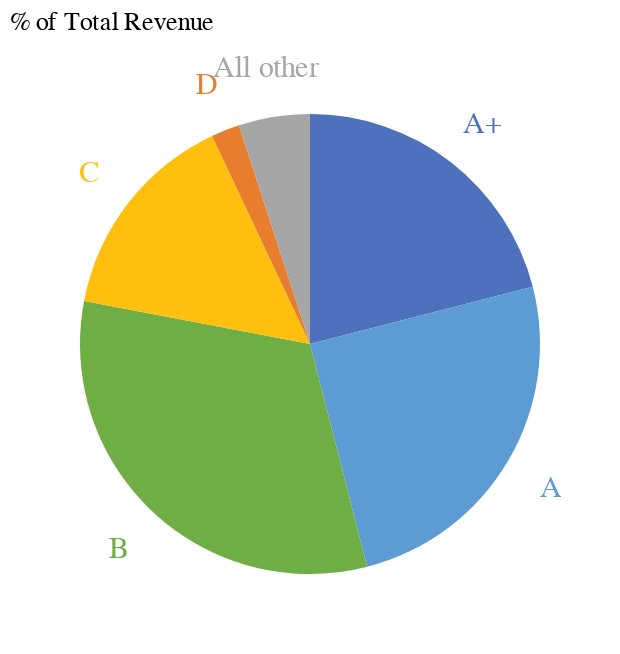

Notebook code cell kept with this figure:
### Markdown cell above
The pie chart above can now be easily modified to represent the percentage of total revenue.

### Code cell
# % of Revenue Pie Chart

base = alt.Chart(
    table_charts, 
    title = alt.Title(r"% of Total Revenue", anchor = 'start', fontWeight = 'normal')
).encode(
    theta = alt.Theta("% Revenue:Q", stack = True),
    color = alt.Color('Tier',
                      scale = alt.Scale(
                          range = ['#4d71bc', '#5d9bd4', '#6fae45', '#febf0f', '#e77e2d', '#a6a6a6']
                        ),
                      sort = None,
                      legend = None
                      ),
    order = alt.Order(field = 'Tier:O'))


pie = base.mark_arc(outerRadius = 115)
text = base.mark_text(radius = 140, size = 15).encode(text = alt.Text("Tier"))


rev_pie = pie + text
rev_pie

### Figure 1 — Vega-Lite specification as saved in the notebook (floating-point values rounded to 4 significant figures)
{"config": {"view": {"continuousWidth": 300, "continuousHeight": 300}}, "layer": [{"mark": {"type": "arc", "outerRadius": 115}, "encoding": {"color": {"field": "Tier", "legend": null, "scale": {"range": ["#4d71bc", "#5d9bd4", "#6fae45", "#febf0f", "#e77e2d", "#a6a6a6"]}, "sort": null, "type": "nominal"}, "order": {"field": "Tier:O"}, "theta": {"field": "% Revenue", "stack": true, "type": "quantitative"}}, "title": {"text": "% of Total Revenue", "anchor": "start", "fontWeight": "normal"}}, {"mark": {"type": "text", "radius": 140, "size": 15}, "encoding": {"color": {"field": "Tier", "legend": null, "scale": {"range": ["#4d71bc", "#5d9bd4", "#6fae45", "#febf0f", "#e77e2d", "#a6a6a6"]}, "sort": null, "type": "nominal"}, "order": {"field": "Tier:O"}, "text": {"field": "Tier", "type": "nominal"}, "theta": {"field": "% Revenue", "stack": true, "type": "quantitative"}}, "title": {"text": "% of Total Revenue", "anchor": "start", "fontWeight": "normal"}}], "data": {"name": "data-a60d9a076f3158fd30f193ba37da523b"}, "$schema": "https://vega.github.io/schema/vega-lite/v5.20.1.json", "datasets": {"data-a60d9a076f3158fd30f193ba37da523b": [{"Tier": "A+", "# of Accounts": 19.0, "% Accounts": 1.746, "Revenue ($M)": 3.927, "% Revenue": 21.0}, {"Tier": "A", "# of Accounts": 77.0, "% Accounts": 7.077, "Revenue ($M)": 4.675, "% Revenue": 25.0}, {"Tier": "B", "# of Accounts": 338.0, "% Accounts": 31.07, "Revenue ($M)": 5.984, "% Revenue": 32.0}, {"Tier": "C", "# of Accounts": 425.0, "% Accounts": 39.06, "Revenue ($M)": 2.805, "% Revenue": 15.0}, {"Tier": "D", "# of Accounts": 24.0, "% Accounts": 2.206, "Revenue ($M)": 0.374, "% Revenue": 2.0}, {"Tier": "All other", "# of Accounts": 205.0, "% Accounts": 18.84, "Revenue ($M)": 0.935, "% Revenue": 5.0}]}}
